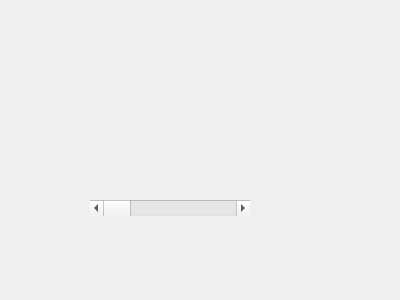
<?xml version="1.0" encoding="UTF-8"?>
<ui version="4.0">
 <class>Widget</class>
 <widget class="QWidget" name="Widget">
  <property name="geometry">
   <rect>
    <x>0</x>
    <y>0</y>
    <width>400</width>
    <height>300</height>
   </rect>
  </property>
  <property name="windowTitle">
   <string>Widget</string>
  </property>
  <widget class="AXBBattery" name="aXBBattery">
   <property name="geometry">
    <rect>
     <x>90</x>
     <y>110</y>
     <width>171</width>
     <height>71</height>
    </rect>
   </property>
  </widget>
  <widget class="QScrollBar" name="horizontalScrollBar">
   <property name="geometry">
    <rect>
     <x>90</x>
     <y>200</y>
     <width>160</width>
     <height>16</height>
    </rect>
   </property>
   <property name="orientation">
    <enum>Qt::Horizontal</enum>
   </property>
  </widget>
 </widget>
 <layoutdefault spacing="6" margin="11"/>
 <customwidgets>
  <customwidget>
   <class>AXBBattery</class>
   <extends>QWidget</extends>
   <header>axbbattery.h</header>
  </customwidget>
 </customwidgets>
 <resources/>
 <connections/>
</ui>
